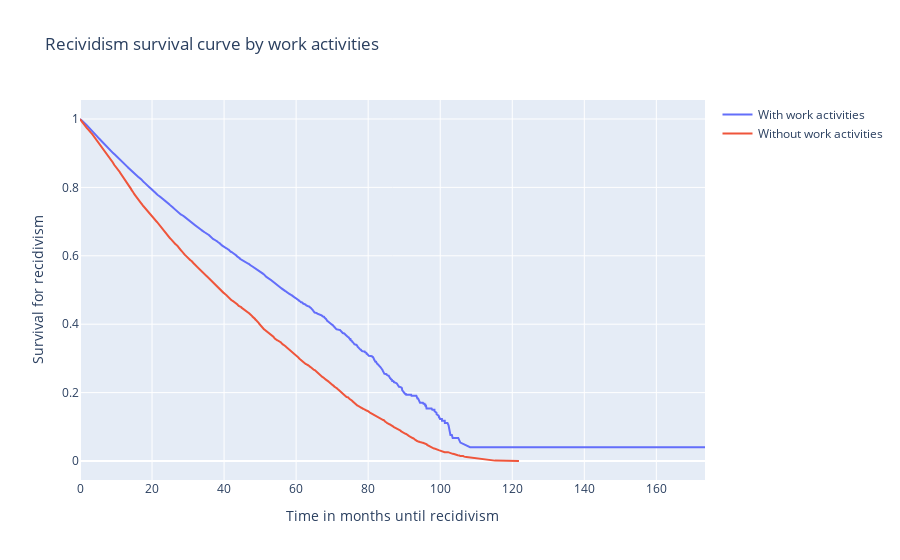

The notebook cell saved with this chart:
### Code cell
fig = go.Figure()
kmf.fit(data_people_receiv[data_people_receiv['actividades_trabajo']=='SI']['tiempo_nuevo_delito'], 
        event_observed=data_people_receiv[data_people_receiv['actividades_trabajo']=='SI']['event'],
        label='data')
df = kmf.survival_function_
df = df.reset_index()
fig.add_trace(go.Scatter(x=df["timeline"], y=df["data"],mode='lines', name="With work activities"))

kmf.fit(data_people_receiv[data_people_receiv['actividades_trabajo']=='NO']['tiempo_nuevo_delito'], 
        event_observed=data_people_receiv[data_people_receiv['actividades_trabajo']=='NO']['event'],
        label='data')
df = kmf.survival_function_
df = df.reset_index()
fig.add_trace(go.Scatter(x=df["timeline"], y=df["data"],mode='lines', name="Without work activities"))
fig.update_layout(title='Recividism survival curve by work activities',
                   xaxis_title='Time in months until recidivism',
                   yaxis_title='Survival for recidivism')
fig.show()

### Figure 1 — Plotly figure (JSON) as saved in the notebook; plotly's stock layout.template omitted (floating-point values rounded to 4 significant figures; data arrays with more than 128 entries replaced by an {"elided": "..."} marker saying what was removed)
{"data": [{"mode": "lines", "name": "With work activities", "type": "scatter", "x": {"elided": "2484 float values"}, "y": {"elided": "2484 float values"}}, {"mode": "lines", "name": "Without work activities", "type": "scatter", "x": {"elided": "2438 float values"}, "y": {"elided": "2438 float values"}}], "layout": {"title": {"text": "Recividism survival curve by work activities"}, "xaxis": {"title": {"text": "Time in months until recidivism"}}, "yaxis": {"title": {"text": "Survival for recidivism"}}}}
